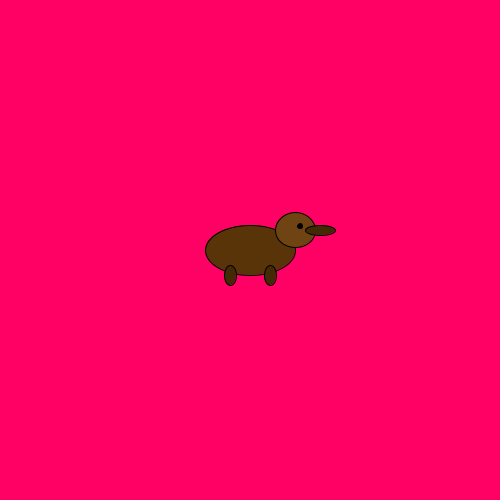
Frame 1 (no input)
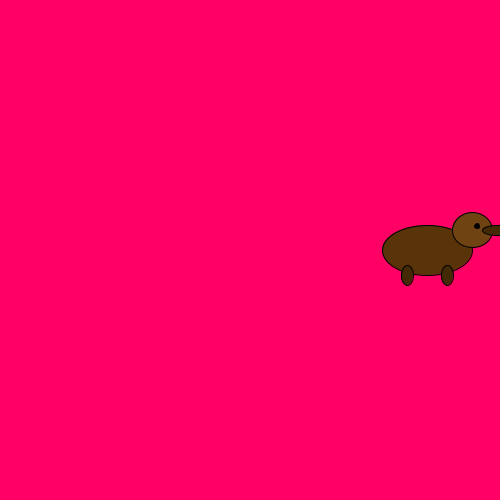
Frame 60 (the mouse pressed at the canvas centre just before this capture)
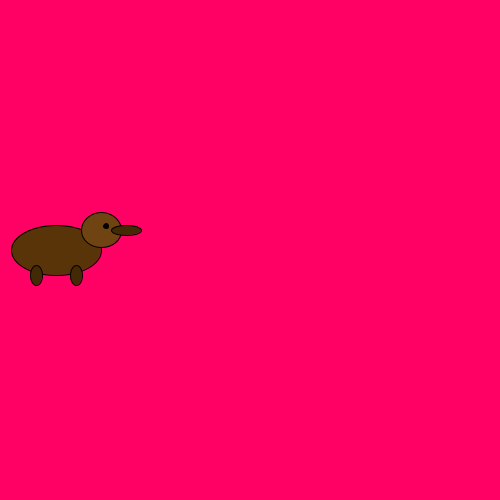
Frame 120 (the mouse held since frame 60 and released just before this capture)

The Processing sketch that drew these frames (run headless with seeded random() and noise(); from frame 60 on, the mouse is pressed at the canvas centre):

// Processing sketch: Boolean_Platypus
// ── Boolean_Platypus.pde
boolean right=true;
boolean left=false;
boolean up=false;
boolean down=false;

void setup() {
  size(500, 500);
}
float rectX = 250;
float rectY = 250;
void draw() {
  background(255, 0, 100);
  fill(100, 155, 255);
  fill(88, 52, 8);
  ellipse(rectX, rectY, 90, 50);
  fill(111, 68, 18);
  ellipse(rectX+45, rectY - 20, 40, 35);
  fill(67, 42, 5);
  ellipse(rectX+45+25, rectY - 20, 30, 10);
  ellipse(rectX+20, rectY + 25, 12, 20);
  ellipse(rectX-20, rectY + 25, 12, 20);
  fill(0);
  ellipse(rectX+45+5, rectY - 24, 5, 5);

  if (up) {
    rectY -= 3;
  }

  if (down) {
    rectY += 3;
  }

  if (right) {
    rectX += 3;
  }

  if (left) {
    rectX -= 3;
  }


  if (rectX > 525) {
    rectX = -25;
  }

  if (rectX < -25) {
    rectX = 525;
  }

  if (rectY > 525) {
    rectY = -25;
  }

  if (rectY < -25) {
    rectY = 525;
  }
}

void keyPressed() {
  
  if (key == CODED) {
    if (keyCode == UP) {
      right=false;
      down=false;
      up=true; 
      left=false;
    }
    if (keyCode == DOWN) {
      right=false;
      down=true;
      up=false; 
      left=false;
    }
    if (keyCode == RIGHT) {
      right=true;
      down=false;
      up=false; 
      left=false;
    }
    if (keyCode == LEFT) {
      right=false;
      down=false;
      up=false; 
      left=true;
    }
  }
}
